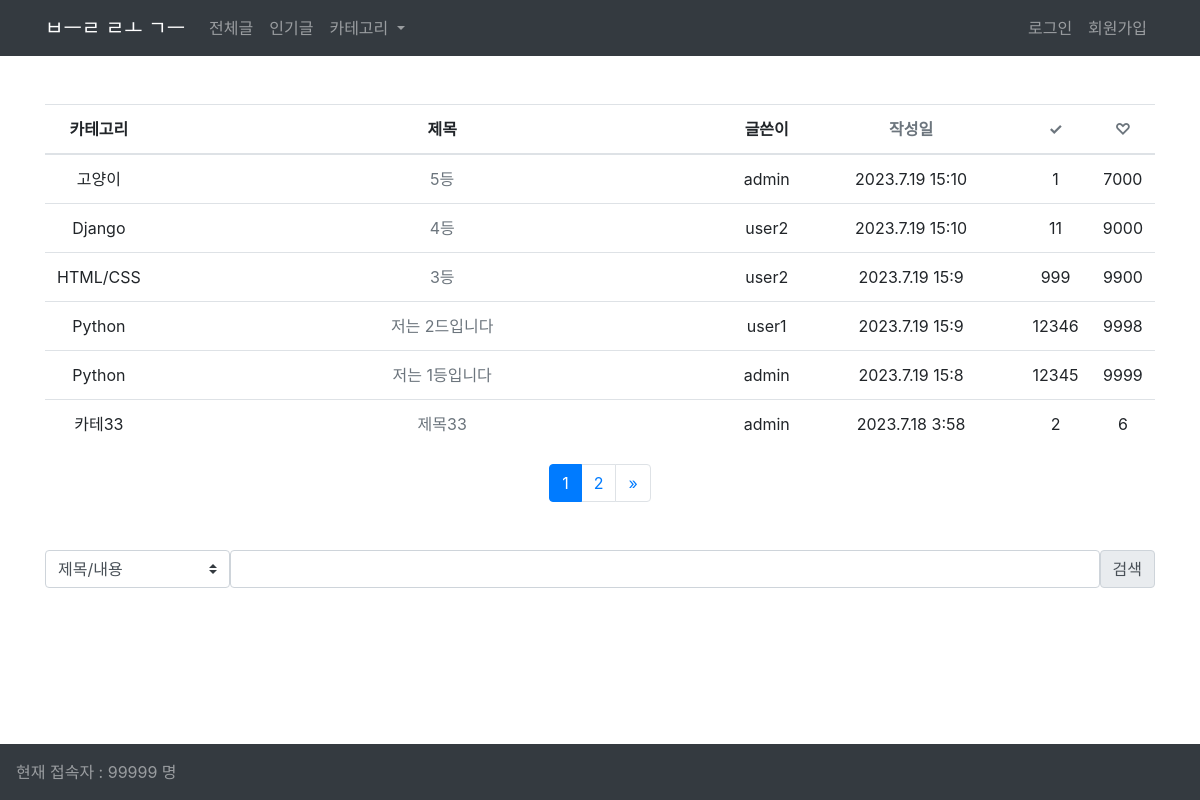
/blog/hot/, run on an earlier commit of the app's database.
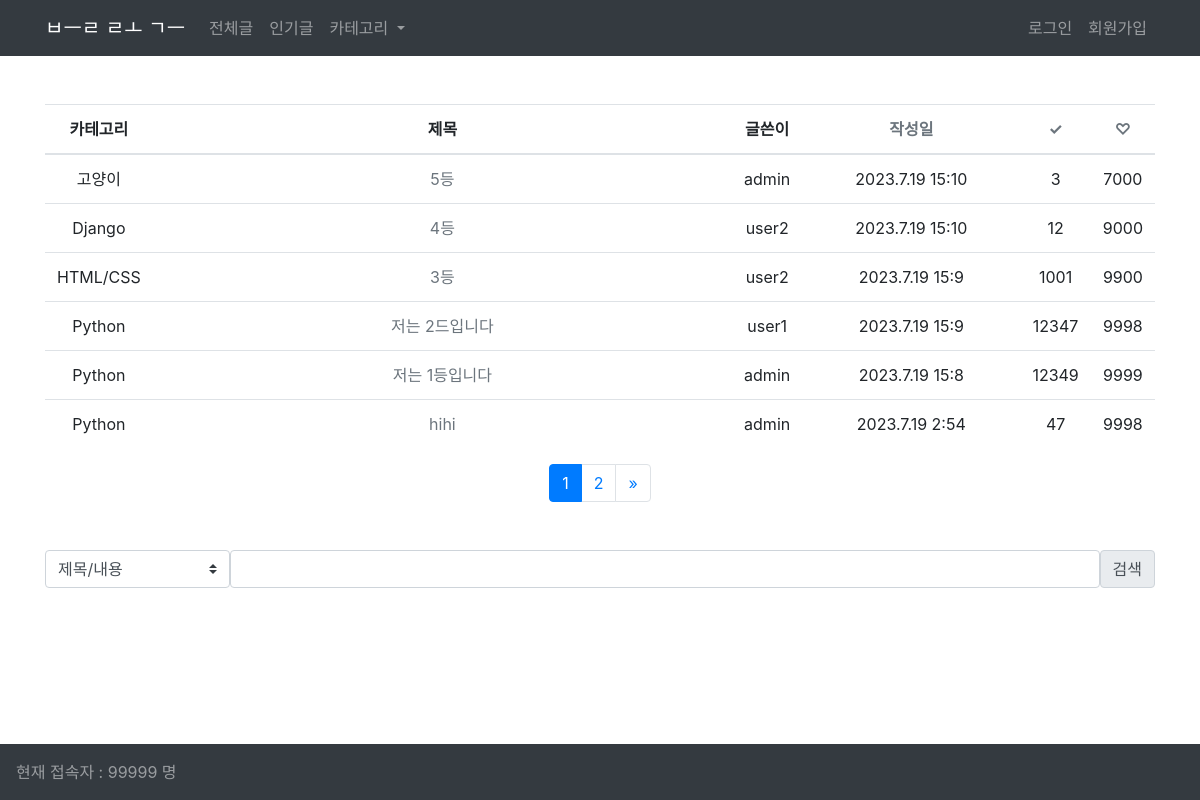
And on a later commit of the database.
### blog/models.py (models this page shows, shortened)
class Post(models.Model):
    CATEGORY_CHOICES = [
        ('HTML/CSS', 'HTML/CSS'),
        ('Python', 'Python'),
        ('Django', 'Django'),
        ('고양이', '고양이'),
    ]
    title = models.CharField(max_length=200)
    content = models.TextField(null=True, blank=True)
    writer = models.ForeignKey(User, on_delete=models.CASCADE)
    updated_at = models.DateTimeField(auto_now=True)
    created_at = models.DateTimeField(auto_now_add=True)
    views = models.IntegerField(default=0)
    likes = models.IntegerField(default=0)
    category = models.CharField(max_length=50, choices=CATEGORY_CHOICES)

### blog/views.py (the view)
# urls.py: path('hot/', views.PostListHot.as_view(), name='hot'),
class PostListHot(View):
    def get(self, request):
        if request.GET.get('sort'):
            sort = request.GET.get('sort')
        else:
            sort = 'created_at'
        posts = Post.objects.filter(likes__gte=5)
        posts_sorted = sorted(
            posts, key=lambda x: getattr(x, sort), reverse=True)
        posts_per_page = 6
        page_number = request.GET.get('page', 1)
        paginator = Paginator(posts_sorted, posts_per_page)
        try:
            page = paginator.page(page_number)
        except InvalidPage:
            page = paginator.page(1)
        context = {
            "posts": page,
            "sort": sort,
        }
        return render(request, "blog/post_list.html", context)

### blog/templates/blog/post_list.html (shortened to what this page needs)
{% extends 'base.html' %}
{% block content %}
{% if posts %}
<table class="table table-hover text-center mt-5">
    <thead class="thead">
        <tr>
            <th class='w'>카테고리</th>
            <th class='w-75'>제목</th>
            <th class="w-">글쓴이</th>
            <th class="w-25"><a href="?sort=created_at" class="text-muted">작성일</a></th>
            <th class="w-25"><a href="?sort=views" class="text-muted">✓</a></th>
            <th class="w-25"><a href="?sort=likes" class="text-muted">♡</a></th>
        </tr>
    </thead>
    <tbody>
        {% if sort %}
            {% for post in posts|dictsortreversed:sort %}
            <tr>
                <td>{{ post.category }}</td>
                <td><a href="{% url 'blog:detail' post_id=post.pk %}" class="text-muted">{{ post.title }}</a></td>
                <td>{{ post.writer }}</td>
                <td>{{ post.created_at.year }}.{{post.created_at.month}}.{{post.created_at.day}} {{post.created_at.hour}}:{{post.created_at.minute}}</td>
                <td>{{ post.views }}</td>
                <td>{{ post.likes }}</td>
            </tr>
            {% endfor %}
        {% endif %}
    </tbody>
</table>
{% else %}
    {% if query %}
    <p>일치하는 검색 결과가 없습니다.</p>
    {% else %}
    <p>작성된 게시글이 없습니다.</p>
    {% endif %}
{% endif %}
{% if posts.has_other_pages %}
<nav aria-label="Page navigation">
  <ul class="pagination justify-content-center">
    {% for i in posts.paginator.page_range %}
      {% if posts.number == i %}
        <li class="page-item active"><a class='page-link' href='#'>{{ i }}</a></li>
      {% else %}
        <li class='page-item'>
            <a class='page-link' href="?page={{ i }}&sort={{sort}}">{{ i }}</a>
        </li>
      {% endif %}
    {% endfor %}
    {% if posts.has_next %}
    <li class="page-item">
      <a class="page-link" href="?page={{ posts.next_page_number }}&sort={{sort}}" aria-label="Next">
        <span aria-hidden="true">&raquo;</span>
      </a>
    </li>
    {% endif %}
  </ul>
</nav>
{% endif %}
<form action="{% url 'blog:search' %}" method='get' class='d-flex mt-5'>
    <select class="custom-select col col-lg-2" name='q-opt'>
        <option selected value="1">제목/내용</option>
    </select>
    <input type="text" name='q' class='form-control'>
    <input type="submit" value="검색" class="input-group-text">
</form>
{% endblock content %}

What changed in the data, as far as the page shows it:
no longer on this page (row unchanged): Post: category "카테33", title "제목33", writer "admin", created_at.year "2023", created_at.month "7", created_at.day "18", created_at.hour "3", created_at.minute "58", views "2", likes "6"
changed Post "고양이": views "1" → "3"
changed Post "Django": views "11" → "12"
changed Post "HTML/CSS": views "999" → "1001"
changed Post "저는 2드입니다": views "12346" → "12347"
changed Post "저는 1등입니다": views "12345" → "12349"
now on this page (row edited): Post: category "Python", title "hihi", writer "admin", created_at.year "2023", created_at.month "7", created_at.day "19", created_at.hour "2", created_at.minute "54", views "47", likes "9998"
